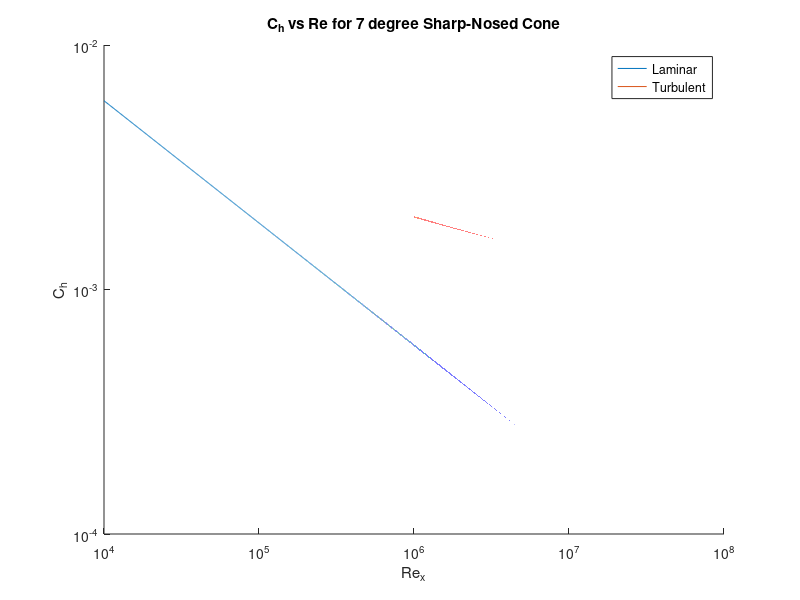

Write the MATLAB code that produced this figure.
% Benjamin Stutzke
% ENAE 488P
% Homework 5

%% Question 1

% For edge conditions, use results for conical shock from
% https://devenport.aoe.vt.edu/aoe3114/calc.html

M1 = 8;
T1 = 220;
theta = deg2rad(7);
gamma = 1.4;
Pr = 0.75;
Tw = 300;
Re = 10^4:100:10^7;

% Finding post-shock conditions (= edge conditions)
% From https://devenport.aoe.vt.edu/aoe3114/calc.html,
Me =  6.83383405;
Tc_T1 =    1.33458957;
Te = Tc_T1 * T1;

% Laminar Solution
% Solving for reference T with Eckert
Tstar = (0.5 + 0.039*(Me^2) + 0.5*(Tw/Te))*Te;

% Sutherland's Law for viscosity
S = 110;
Tref = 273;
muref = 1.716e-5;

mustar = muref*((Tstar/Tref)^(3/2))*((Tref+S)/(Tstar+S));
mue = muref*((Te/Tref)^(3/2))*((Tref+S)/(Te+S));
muw = muref*((Tw/Tref)^(3/2))*((Tref+S)/(Tw+S));

% Chapman-Rubesin
% Ideal + constant pressure allows,
rhostar_rhoe = Te/Tstar;
Cstar = rhostar_rhoe * (mustar/mue);

% Stanton Number
Cf = 0.664.*sqrt(Cstar./Re);
Cf = Cf .* sqrt(3);

Ch = Cf./(2*(Pr^(2/3)));

figure(1);
hold on;
plot(Re,Ch);
set(gca, 'YScale', 'log');
set(gca, 'XScale', 'log');

% Turbulent Solution
Re_turb = 10^6:100:10^8;
Taw_Te = 1 + ((Me^2)*sqrt(Pr)*(gamma-1)/2);
Taw = Taw_Te * Te;

a = sqrt(((gamma-1)/2)*(Me^2)*(Te/Tw));
b = (Taw/Tw) - 1;

A = (2*(a^2) - b)/sqrt((b^2)+(4*(a^2)));
B = b/sqrt((b^2) + 4*(a^2));

S = sqrt(Taw_Te - 1)/(asin(A) + asin(B));
temp5 = ((mue/muw)*sqrt(Te/Tw)*0.06).*Re_turb./S;
temp6 = (S.*log(temp5)).^2;
Cf_turb = 0.455./temp6;

m = 1/6;
Cf_turb = Cf_turb .* ((2 + m)^(m/(m+1)));

Ch_turb = Cf_turb./(2*(Pr^(2/3)));

plot(Re_turb, Ch_turb);
title("C_h vs Re for 7 degree Sharp-Nosed Cone");
xlabel("Re_x");
ylabel("C_h");
legend("Laminar", "Turbulent");
%% Question 2
clear;

R = 6.04;
V1 = 3000;
T1 = 250;
rho1 = 0.0039;
gamma = 1.3;
Pr = 0.75;
Tw = 1500;
cp = 1000;

% First find post-normal shock conditions
a1 = sqrt(gamma*287*T1);
M1 = V1/a1;

temp7 = (gamma-1)*(M1^2) + 2;
temp8 = 2*gamma*(M1^2) - gamma + 1;
M2 = sqrt(temp7/temp8);

temp1 = (2*gamma*(M1^2) - gamma + 1);
temp2 = (((gamma-1)*(M1^2)) + 2);
temp3 = ((gamma+1)^2)*(M1^2);
T2_T1 = temp1*temp2/temp3;
T2 = T2_T1*T1;

a2 = sqrt(gamma*287*T2);
V2 = a2*M2;

rho2_rho1 = V1/V2;
rho2 = rho2_rho1 * rho1;

% Isentropic to stagnation conditions
rho0_rho2 = (1+((gamma-1)/2)*M2^2)^(1/(gamma-1));
rho0 = rho0_rho2 * rho2;

T0_T2 = (rho0_rho2)^(gamma-1);
T0 = T0_T2*T2;

% Find viscosity at stagnation
S = 110;
Tref = 273;
muref = 1.716e-5;

mu0 = muref*((T0/Tref)^(3/2))*((Tref+S)/(T0+S));

Taw_Te = 1 + ((M2^2)*sqrt(Pr)*(gamma-1)/2);
Taw = Taw_Te * T0;

rhoe = rho0;
mue = mu0;

alpha = (V1/R)*sqrt((2*rho1)/rhoe);
haw = cp*Taw;
hw = cp*Tw;

qw = 0.763*(Pr^(-.6)).*sqrt(rhoe.*mue.*alpha).*(haw - hw);
fprintf("Stagnation point heating (Joules): ");
disp(qw);

% At 1/10 scale, only the nose radius changes (heating goes up)
R_scale = R * 1/10;
alpha_scale = (V1/R_scale)*sqrt((2*rho1)/rhoe);
qw_scale = 0.763*(Pr^(-.6)).*sqrt(rhoe.*mue.*alpha_scale).*(haw - hw);

fprintf("Stagnation point heating for 1/10 scale (Joules): ");
disp(qw_scale);
